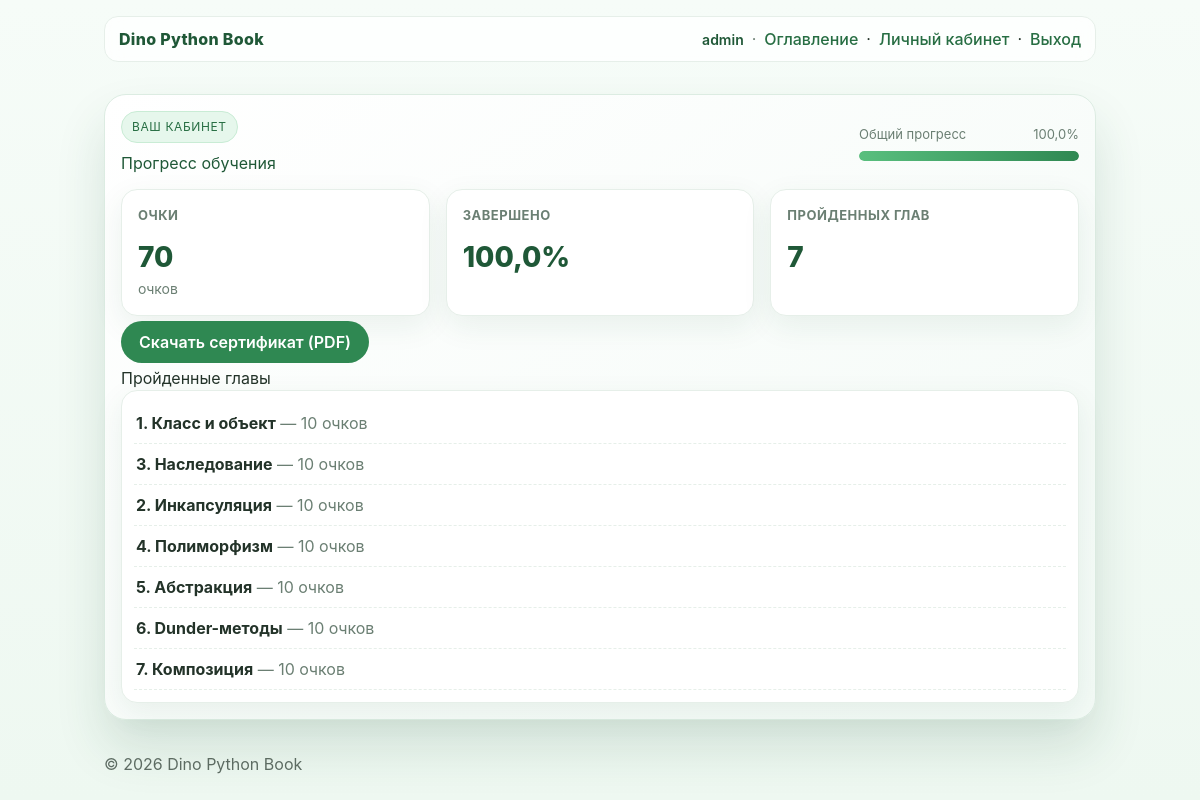
/profile/ (signed in), run on the app's committed database.
### core/models.py (models this page shows, shortened)
class UserProfile(models.Model):
    user = models.OneToOneField(User, on_delete=models.CASCADE, related_name='profile')
    total_points = models.PositiveIntegerField(default=0)
    completed_percent = models.FloatField(default=0.0)
    certificate_code = models.CharField(max_length=64, blank=True, default='')
    certificate_issued_at = models.DateTimeField(null=True, blank=True)

class ChapterProgress(models.Model):
    user = models.ForeignKey(User, on_delete=models.CASCADE, related_name='progress_items')
    lesson = models.ForeignKey(Lesson, on_delete=models.CASCADE, related_name='progress_items')
    is_completed = models.BooleanField(default=False)
    best_score = models.PositiveIntegerField(default=0)
    completed_at = models.DateTimeField(null=True, blank=True)
    class Meta:
        unique_together = ('user', 'lesson')

class Lesson(models.Model):
    title = models.CharField(max_length=200)
    slug = models.SlugField(unique=True)
    order = models.PositiveIntegerField(default=0)
    chapter = models.CharField(max_length=100, default='ООП')
    theory_html = models.TextField(blank=True, default='')
    starter_code = models.TextField(blank=True, default='')
    tests_inline = models.TextField(blank=True, default='')
    class Meta:
        ordering = ['order']

### core/views.py (the view)
# urls.py: path('profile/', views.profile, name='profile'),
@login_required
def profile(request):
    from .models import UserProfile, ChapterProgress
    profile, _ = UserProfile.objects.get_or_create(user=request.user)
    completed = ChapterProgress.objects.filter(user=request.user, is_completed=True).select_related('lesson')
    can_download_certificate = profile.completed_percent >= 100.0
    return render(request, 'core/profile.html', {
        'profile_obj': profile,
        'completed': completed,
        'can_download_certificate': can_download_certificate,
    })

### templates/core/profile.html (shortened to what this page needs)
{% extends 'core/base.html' %}
{% block content %}
<div class="card page-card">
  <div style="display:flex; justify-content:space-between; align-items:center; gap:12px; flex-wrap:wrap;">
    <div>
      <span class="cover-pill">Ваш кабинет</span>
      <h2 style="margin:8px 0 0; color:var(--dino-green-900);">Прогресс обучения</h2>
    </div>
    <div style="min-width:220px;">
      <div style="display:flex; justify-content:space-between; font-size:13px; color:var(--muted); margin-bottom:6px;">
        <span>Общий прогресс</span><span>{{ profile_obj.completed_percent }}%</span>
      </div>
      <div class="progress-wrap"><div class="progress-bar" style="width: {{ profile_obj.completed_percent }}%;"></div></div>
    </div>
  </div>
  <div class="grid" style="grid-template-columns: repeat(3, minmax(0, 1fr)); margin-top:14px;">
    <div class="card section-card">
      <div class="section-title">Очки</div>
      <div style="font-size:28px; font-weight:800; color:var(--dino-green-900);">{{ profile_obj.total_points }}</div>
      <div style="font-size:14px; color:var(--muted);">
        {% if profile_obj.total_points == 1 %}очко
        {% elif profile_obj.total_points >= 2 and profile_obj.total_points <= 4 %}очка
        {% else %}очков
        {% endif %}
      </div>
    </div>
    <div class="card section-card">
      <div class="section-title">Завершено</div>
      <div style="font-size:28px; font-weight:800; color:var(--dino-green-900);">{{ profile_obj.completed_percent }}%</div>
    </div>
    <div class="card section-card">
      <div class="section-title">Пройденных глав</div>
      <div style="font-size:28px; font-weight:800; color:var(--dino-green-900);">{{ completed|length }}</div>
    </div>
  </div>
  <div style="margin:14px 0 8px;">
    {% if can_download_certificate %}
      <a class="btn" href="/certificate/">Скачать сертификат (PDF)</a>
    {% else %}
      <button class="btn secondary" disabled>Скачать сертификат (доступно после 100%)</button>
    {% endif %}
  </div>
  <h3 style="margin-top:12px;">Пройденные главы</h3>
  <ul class="card section-card" style="list-style:none; margin:0; padding:12px;">
    {% for p in completed %}
      <li style="padding:8px 2px; border-bottom:1px dashed var(--card-border);">
        <strong>{{ p.lesson.order }}. {{ p.lesson.title }}</strong>
        <span style="color:var(--muted);"> — {{ p.best_score }}
          {% if p.best_score == 1 %}очко
          {% elif p.best_score >= 2 and p.best_score <= 4 %}очка
          {% else %}очков
          {% endif %}
        </span>
      </li>
    {% empty %}
      <li>Пока нет завершённых глав.</li>
    {% endfor %}
  </ul>
</div>
{% endblock %}

### templates/core/base.html (shortened to what this page needs)
<!DOCTYPE html>
<html lang="ru">
<head>
    <script src="https://cdn.tailwindcss.com"></script>
    <link rel="stylesheet" href="/static/core/css/theme.css">
</head>
<body class="app-shell">
    <header class="container app-header">
        <div class="app-header-inner">
            <div><a href="/" class="brand">Dino Python Book</a></div>
            <nav class="top-nav">
                {% if user.is_authenticated %}
                    <span class="nav-user">{{ user.username }}</span>
                    <span class="top-nav-dot">·</span>
                    <a href="/toc/">Оглавление</a> ·
                    <a href="/profile/">Личный кабинет</a> ·
                    <a href="/logout/">Выход</a>
                {% else %}
                    <a href="/login/">Войти</a>
                {% endif %}
            </nav>
        </div>
    </header>
    <main class="container page enter" id="page">
        {% block content %}{% endblock %}
    </main>
    <footer class="container app-footer">
        © 2026 Dino Python Book
    </footer>
</body>
</html>

### static/core/css/theme.css (style rules this page uses)
:root { --dino-green-50: #f3fbf6; --dino-green-100: #e6f7ec; --dino-green-200: #c9ecd5; --dino-green-300: #a7dfbb; --dino-green-400: #7fcf9b; --dino-green-500: #59bf7e; --dino-green-600: #3aa865; --dino-green-700: #2f8852; --dino-green-800: #276e43; --dino-green-900: #1f5837; --paper-bg: #f7fbf8; --ink: #233329; --card-bg: #ffffff; --card-border: #e6efe9; --muted: #6b7f73; }
body { background: var(--paper-bg); color: var(--ink); }
header a, nav a { color: var(--dino-green-800); text-decoration: none; }
.btn { background: var(--dino-green-700); color: #fff; padding: 11px 18px; border-radius: 999px; border: 0; cursor: pointer; font-weight: 600; transition: .22s transform, .22s box-shadow; }
.card { background: var(--card-bg); border: 1px solid var(--card-border); border-radius: 14px; box-shadow: 0 10px 30px rgba(31, 88, 55, .08); padding: 16px; }
.app-shell { --mx: 50vw; --my: 50vh; background: radial-gradient(circle at var(--mx) var(--my), rgba(89,191,126,.10), transparent 240px), linear-gradient(180deg, #f6fcf8 0%, #eef8f1 100%); min-height: 100vh; }
.app-header { position: sticky; top: 0; z-index: 20; }
.app-header-inner { display: flex; align-items: center; justify-content: space-between; background: rgba(255,255,255,.78); border: 1px solid var(--card-border); border-radius: 14px; padding: 10px 14px; backdrop-filter: blur(8px); }
.brand { font-weight: 800; letter-spacing: .3px; color: var(--dino-green-900); }
.top-nav { display: flex; align-items: center; flex-wrap: wrap; gap: 4px 8px; }
.top-nav a { font-weight: 500; }
.nav-user { font-weight: 600; font-size: 14px; color: var(--dino-green-900); max-width: 220px; overflow: hidden; text-overflow: ellipsis; white-space: nowrap; }
.top-nav-dot { color: var(--muted); user-select: none; }
.app-footer { opacity: .7; padding-bottom: 24px; }
.cover-pill { display: inline-block; font-size: 12px; letter-spacing: .6px; text-transform: uppercase; color: var(--dino-green-800); background: var(--dino-green-100); border: 1px solid var(--dino-green-200); border-radius: 999px; padding: 6px 10px; }
.page-card { border-radius: 22px; background: linear-gradient(145deg, #ffffff 0%, #f3faf6 100%); box-shadow: 0 28px 50px rgba(31,88,55,.14); border: 1px solid #dcece2; }
.section-card { border-radius: 16px; background: #ffffff; }
.section-title { font-size: 13px; font-weight: 700; color: var(--muted); text-transform: uppercase; letter-spacing: .5px; margin-bottom: 10px; }
.progress-wrap { width: 100%; height: 10px; border-radius: 999px; background: #d8e8dd; overflow: hidden; }
.progress-bar { height: 100%; border-radius: 999px; background: linear-gradient(90deg, var(--dino-green-500), var(--dino-green-700)); transition: width .4s ease; }
.page { transform-origin: left center; transition: transform 400ms ease, opacity 400ms ease; }
.card.section-card { overflow-x: auto; word-wrap: break-word; white-space: normal; }

### templates/core/base.html (style rules this page uses)
body { font-family: Inter, ui-sans-serif, system-ui; margin: 0; }
.container { max-width: 1180px; margin: 0 auto; padding: 16px; }
.grid { display: grid; gap: 16px; }

### data on the page
UserProfile: completed_percent "100,0", total_points "70"
ChapterProgress: lesson.order "1", lesson "Класс и объект", best_score "10", shows "очков"
ChapterProgress: lesson.order "3", lesson "Наследование", best_score "10", shows "очков"
ChapterProgress: lesson.order "2", lesson "Инкапсуляция", best_score "10", shows "очков"
ChapterProgress: lesson.order "4", lesson "Полиморфизм", best_score "10", shows "очков"
ChapterProgress: lesson.order "5", lesson "Абстракция", best_score "10", shows "очков"
ChapterProgress: lesson.order "6", lesson "Dunder-методы", best_score "10", shows "очков"
ChapterProgress: lesson.order "7", lesson "Композиция", best_score "10", shows "очков"

### other printed values
{{ user.username }} "admin"
{{ completed|length }} "7"
